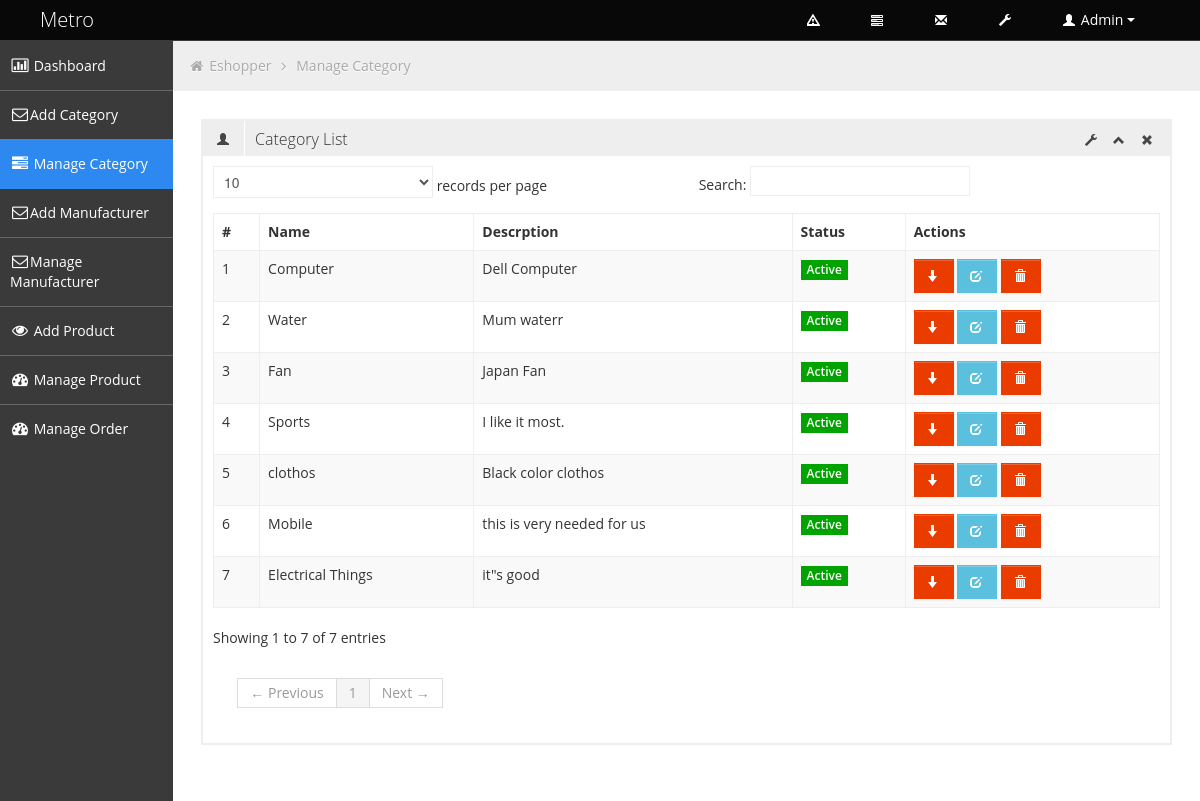
The page /admin/manage_category.php (signed in) on the database its author committed.
### tables this page shows
CREATE TABLE `tbl_category` (
  `category_id` int(11) NOT NULL,
  `category_name` varchar(255) NOT NULL,
  `category_description` text NOT NULL,
  `status` tinyint(4) NOT NULL
);

### admin/manage_category.php (called while the page is built, shortened)
<?php
include 'admin_master.php';

### classes/DB_Connection.php (called while the page is built, shortened)
<?php
class DB_Connection{
	private $host = 'localhost';
	private $user = 'root';
	private $pass = '';
	private $db_name = 'e_shopper';
	public function __construct(){
		$this->db_connect = mysqli_connect($this->host,$this->user,$this->pass,$this->db_name);
	}
}
?>

### classes/Admin.php (called while the page is built, shortened)
<?php
require_once('DB_Connection.php');
class Admin extends DB_Connection{
	public function viewAllCategory(){
		$sql = "SELECT * FROM tbl_category";
		if(mysqli_query($this->db_connect,$sql)){
			return mysqli_query($this->db_connect,$sql);
		}
	}
}
?>

### admin/pages/manage_category_page.php (the view)
<?php
$categoryList = $admin->viewAllCategory();
?>
<ul class="breadcrumb">
    <li>
        <i class="icon-home"></i>
        <a href="index.html">Eshopper</a>
        <i class="icon-angle-right"></i>
    </li>
    <li><a href="#">Manage Category</a></li>
</ul>
<div class="row-fluid sortable ui-sortable">
    <div class="box span12">
        <div class="box-header" data-original-title="">
            <h2><i class="halflings-icon user"></i><span class="break"></span>Category List</h2>
            <div class="box-icon">
                <a href="#" class="btn-setting"><i class="halflings-icon wrench"></i></a>
                <a href="#" class="btn-minimize"><i class="halflings-icon chevron-up"></i></a>
                <a href="#" class="btn-close"><i class="halflings-icon remove"></i></a>
            </div>
        </div>
        <div class="box-content">
            <div class="dataTables_wrapper" role="grid">
                <table class="table table-striped table-bordered bootstrap-datatable datatable dataTable">
                    <thead>
                        <tr role="row">
                            <th class="sorting_asc">#</th>
                            <th class="sorting">Name</th>
                            <th class="sorting">Descrption</th>
                            <th class="sorting">Status</th>
                            <th class="sorting">Actions</th>
                        </tr>
                    </thead>
                    <tbody role="alert" aria-live="polite" aria-relevant="all">
                    	<?php $i = 1;
                    		foreach ($categoryList as $category) { ?>
                        <tr class="odd">
                            <td class="  sorting_1"><?php echo $i; ?></td>
                            <td class="center "><?php echo $category['category_name']; ?></td>
                            <td class="center "><?php echo $category['category_description']; ?></td>
                            <td class="center ">
                            	<?php if($category['status']==1){
                            		?>
									<span class="label label-success">Active</span>
                            		<?php
                            		}else{
                            		?>
                            		<span class="label label-important">Inactive</span>
                            		<?php
                            		} ?>
                            </td>
                            <td class="center ">
                            	<?php
                            		if($category['status']==1){
                            			?>
                            			<a class="btn btn-danger" href="category_action.php?action=inactive&category_id=<?php echo $category['category_id'];?>">
                                    		<i class="halflings-icon white arrow-down"></i>
                                		</a>
                            			<?php
                            		}else{
                            			?>
                            			<a class="btn btn-success" href="category_action.php?action=active&category_id=<?php echo $category['category_id'];?>">
                                    		<i class="halflings-icon white arrow-up"></i>
                                		</a>
                            			<?php
                            		}
                            	?>
                                <a class="btn btn-info" href="edit_category.php?category_id=<?php echo $category['category_id']; ?>" title="Edit Category">
                                    <i class="halflings-icon white edit"></i>
                                </a>
                                <a onclick="return confirm('Are you sure?')" class="btn btn-danger" href="category_action.php?action=delete&category_id=<?php echo $category['category_id'];?>" title="Delete Category">
                                    <i class="halflings-icon white trash"></i>
                                </a>
                            </td>
                        </tr>
                        <?php $i++; }	?>
                    </tbody>
                </table>
            </div>
        </div>
    </div>
</div>

### admin/assets/css/style.css (style rules this page uses)
.green, .green [class="box-header"], .green.box, .slider.green .ui-slider-range, .progress.green .ui-progressbar-value, .sliderVertical.green .ui-slider-range, .progressSlim.green .ui-progressbar-value, .label-success, .badge-success { background: #00A300 !important; border-color: #00A300 !important; color: #fff; }
body { background: #F5F5F5; color: #333; border: none; font-family: 'Open Sans', sans-serif; font-weight: 400; }
h2 { font-size: 16px; line-height: 16px; }
.breadcrumb { margin: -28px -28px 28px -28px; line-height: 34px; background: #eee; border: 0px; color: #aaa; -webkit-box-shadow: none; -moz-box-shadow: none; box-shadow: none; -webkit-border-radius: 0px; -moz-border-radius: 0px; border-radius: 0px; }
.breadcrumb a { color: #aaa; text-shadow: 0px 1px 1px #fff; }
.box { border: 2px solid #eee; background: #fff !important; margin-bottom: 28px; }
.box-header { height: 16px; font-size: 16px; line-height: 16px; padding: 10px; background: #eee; -webkit-box-shadow: none; -moz-box-shadow: none; box-shadow: none; overflow: hidden; }
.box-header h2 { float:left; margin-top: 0px; font-weight: 300; }
.box-header h2 i { margin: 0px 3px 0px 4px; opacity: .8; filter: alpha(opacity=80); -ms-filter:"progid:DXImageTransform.Microsoft.Alpha(Opacity=80)"; }
.box-header .box-icon { float:right; margin-top: 1px; }
.box-header .box-icon i { -webkit-transition: all 0.1s ease-in-out; -moz-transition: all 0.1s ease-in-out; -o-transition: all 0.1s ease-in-out; -ms-transition: all 0.1s ease-in-out; transition: all 0.1s ease-in-out; opacity: .8; filter: alpha(opacity=80); -ms-filter:"progid:DXImageTransform.Microsoft.Alpha(Opacity=80)"; }
.box-header .box-icon a { margin: 0px 5px; }
.box-content { position: relative; z-index: 50; margin-top: -1px; padding: 10px; background: #fff !important; }
.label, .badge { text-shadow: none; font-family: 'Open Sans', sans-serif; font-weight: 600; font-size: 12px; padding: 3px 6px; }
.label { -webkit-border-radius: 0px; -moz-border-radius: 0px; border-radius: 0px; }
.btn { display: inline-block; padding: 6px 12px; margin-bottom: 0; font-size: 14px; font-weight: 500; line-height: 20px; text-align: center; white-space: nowrap; vertical-align: middle; cursor: pointer; border: 1px solid #a7a9aa; -webkit-border-radius: 0px !important; border-radius: 0px !important; }
.btn i { margin-top: 2px; }
.btn { color: #ffffff; background-color: #a7a9aa; border-color: #a7a9aa; background-image: none; filter: none; text-shadow: none; }
.btn-danger { background-color: #EB3C00; border-color: #EB3C00; }
.btn-info { background-color: #5bc0de; border-color: #5bc0de; }
.table th, .table td { border-top: 1px solid #eee; }
.table-bordered { border-color: #eee; -webkit-border-radius: 0px !important; -moz-border-radius: 0px !important; border-radius: 0px !important; }
.table-bordered th, .table-bordered td { border-left: 1px solid #eee; }
.table-bordered thead:first-child tr:first-child > th:first-child, .table-bordered tbody:first-child tr:first-child > td:first-child, .table-bordered tbody:first-child tr:first-child > th:first-child { -webkit-border-radius: 0px !important; -moz-border-radius: 0px !important; border-radius: 0px !important; }
.table-bordered thead:first-child tr:first-child > th:last-child, .table-bordered tbody:first-child tr:first-child > td:last-child, .table-bordered tbody:first-child tr:first-child > th:last-child { -webkit-border-radius: 0px !important; -moz-border-radius: 0px !important; border-radius: 0px !important; }
.table-bordered thead:last-child tr:last-child > th:first-child, .table-bordered tbody:last-child tr:last-child > td:first-child, .table-bordered tbody:last-child tr:last-child > th:first-child, .table-bordered tfoot:last-child tr:last-child > td:first-child, .table-bordered tfoot:last-child tr:last-child > th:first-child { -webkit-border-radius: 0px !important; -moz-border-radius: 0px !important; border-radius: 0px !important; }
.table-bordered thead:last-child tr:last-child > th:last-child, .table-bordered tbody:last-child tr:last-child > td:last-child, .table-bordered tbody:last-child tr:last-child > th:last-child, .table-bordered tfoot:last-child tr:last-child > td:last-child, .table-bordered tfoot:last-child tr:last-child > th:last-child { -webkit-border-radius: 0px !important; -moz-border-radius: 0px !important; border-radius: 0px !important; }

### rows shown on the page
tbl_category: category_name "Computer", category_description "Dell Computer", status "Active"
tbl_category: category_name "Water", category_description "Mum waterr", status "Active"
tbl_category: category_name "Fan", category_description "Japan Fan", status "Active"
tbl_category: category_name "Sports", category_description "I like it most.", status "Active"
tbl_category: category_name "clothos", category_description "Black color clothos", status "Active"
tbl_category: category_name "Mobile", category_description "this is very needed for us", status "Active"
tbl_category: category_name "Electrical Things", category_description "it\"s good", status "Active"

### other values the page prints
$_SESSION['admin_name'] "Admin"
